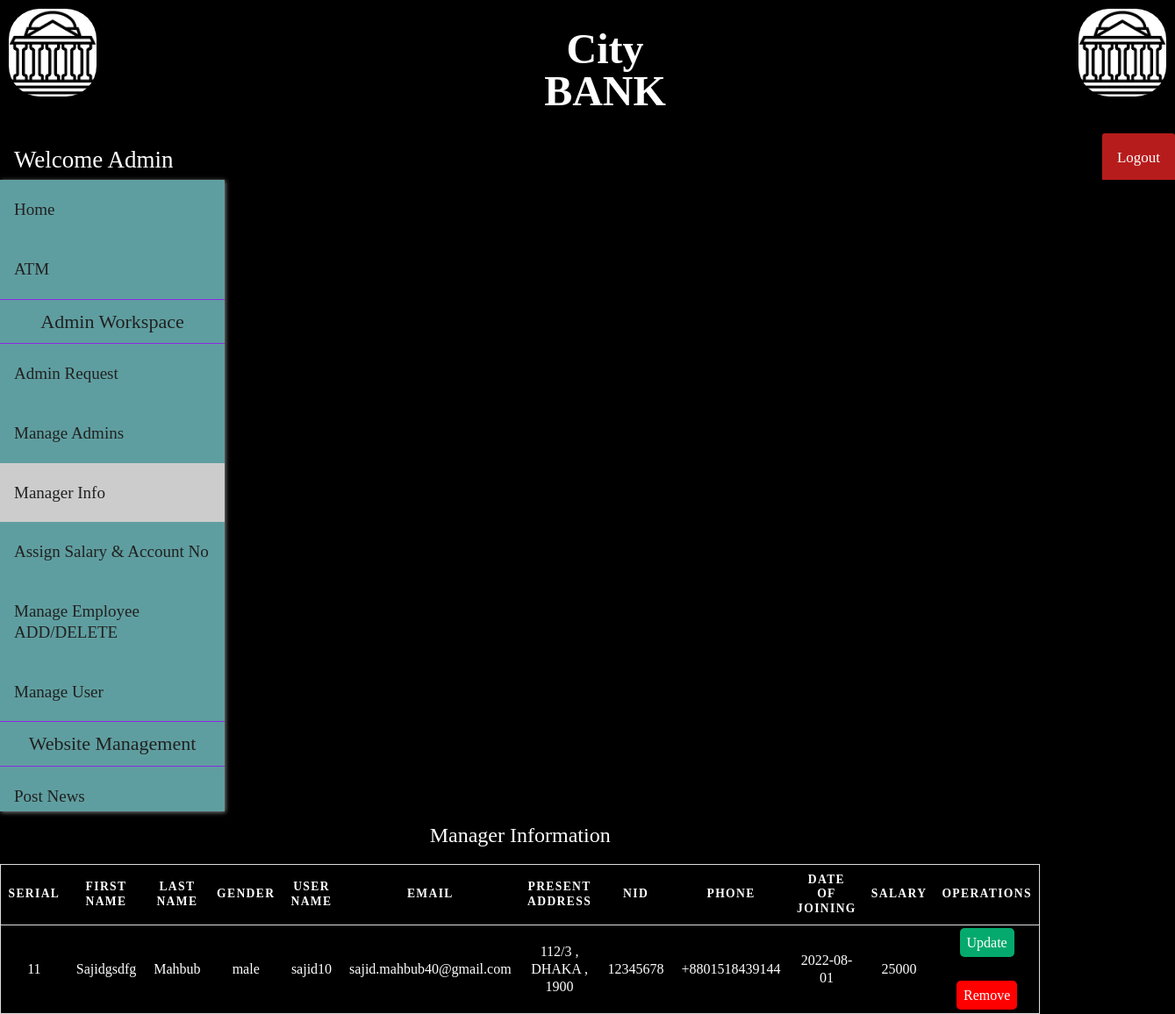
/View/manager.php (signed in), run on the app's committed database.
### tables this page shows
CREATE TABLE `manager` (
  `id` int(100) NOT NULL,
  `firstname` varchar(100) DEFAULT NULL,
  `lastname` varchar(100) DEFAULT NULL,
  `gender` varchar(100) DEFAULT NULL,
  `age` int(100) DEFAULT NULL,
  `fathersname` varchar(100) DEFAULT NULL,
  `mothersname` varchar(100) DEFAULT NULL,
  `username` varchar(100) DEFAULT NULL,
  `pass` varchar(100) DEFAULT NULL,
  `email` varchar(100) DEFAULT NULL,
  `presentaddress` text,
  `nid` int(100) DEFAULT NULL,
  `phone` text,
  `cvpath` varchar(100) DEFAULT NULL,
  `imgpath` varchar(100) DEFAULT NULL,
  `doj` date DEFAULT NULL,
  `salary` int(100) DEFAULT NULL
);

### Model/db.php (called while the page is built, shortened)
<?php
class db
{
    function retrive_applicant_info_for_manager($manager, $conn)
    {
        $sqlstr = "SELECT id, firstname, lastname, gender, age, username, email, presentaddress, nid, phone, doj, salary, cvpath, imgpath FROM $manager";
        return $conn->query($sqlstr);
    }
}
?>

### Control/manager.process.php (the view)
<?php
@include("../Model/db.php");
$mydb = new db();
$myconn = $mydb->openConn();
$result = $mydb ->retrive_applicant_info_for_manager("manager", $myconn);
if($result == true)
{
    foreach($result as $row)
    {
        $id = $row['id'];
        $email = $row['email'];
        echo '<tr>
        <td>'.$row['id'].'</td>
        <td>'.$row['firstname'].'</td>
        <td>'.$row['lastname'].'</td>
        <td>'.$row['gender'].'</td>
        <td>'.$row['username'].'</td>
        <td>'.$row['email']. '</td>
        <td>' . $row['presentaddress'] . '</td>
        <td>' . $row['nid'] . '</td>
        <td>' . $row['phone'] . '</td>
        <td>' . $row['doj'] . '</td>
        <td>' . $row['salary'] . '</td>
        <td>
            <a class="accept" href="../View/managermanage.php?email='.$email.'">Update</a> <br><br><br>
            <a class="reject" href="../Control/applicantdelete.php?deleteid='.$id.'">Remove</a>
        </td>
        </tr>';
    }
}
?>

### CSS/header.css (style rules this page uses)
body { margin: 0; padding: 0; background-color: #FAFAFA; }

### CSS/adminrequest.css (style rules this page uses)
body { background-color: black; font-family:'Times New Roman', Times, serif; line-height: 1.25; }
table tr { background-color: black; border: 1px solid #ddd; padding: 1px; color: white; }
table th, table td { padding: .625em; text-align: center; color: white; }
.accept { width: 290px; background-color: #04aa6d; padding: 8px; border: none; font-size: 16px; font-weight: 500; color: white; text-decoration: none; transition: background-color 0.4s; border-radius: 5px; }
.reject { width: 290px; background-color: #ff0000; padding: 8px; border: none; font-size: 16px; font-weight: 500; color: white; text-decoration: none; transition: background-color 0.4s; border-radius: 5px; }

### data on the page
manager: id "11", firstname "Sajidgsdfg", lastname "Mahbub", gender "male", username "sajid10", email "sajid.mahbub40@gmail.com", presentaddress "112/3 , DHAKA , 1900", nid "12345678", phone "+8801518439144", doj "2022-08-01", salary "25000"
